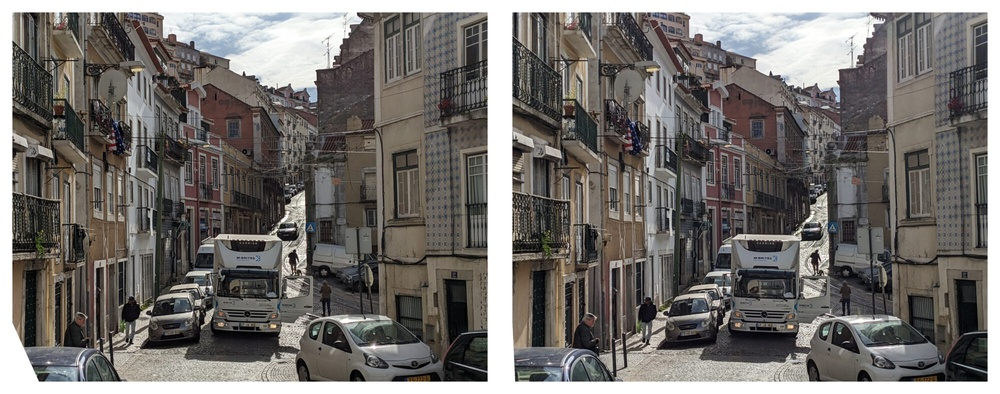
//> input picture image.jpg, 1000 x 394 px, shrunk from 2000 x 789 before the run
$ ./gaussian 3 2   (built with g++ and OpenCV 4)
//> lines starting //> are read from the running program, lines starting //| are printed output that depends on the picture
#include <iostream>
#include <opencv2/opencv.hpp>
#include <omp.h>
#include <chrono>


using namespace std;

float Gaussian(int x, int y, float sigma) {
    return exp(-(x * x + y * y) / (2 * sigma * sigma)) / (2 * CV_PI * sigma * sigma);
}

void GaussianBlur(const cv::Mat& leftImage, const cv::Mat& rightImage, const int kernel_size, const float sigma, cv::Mat& BlurImage) {
    CV_Assert(leftImage.size() == rightImage.size());
    CV_Assert(leftImage.type() == CV_8UC3 && rightImage.type() == CV_8UC3);

    int rows = leftImage.rows;
    int cols = leftImage.cols;

    BlurImage.create(rows, 2*cols, CV_8UC3);

    #pragma omp parallel for
    for (int i = 0; i < rows; i++) {
        for (int j = 0; j < cols; j++) {

            cv::Vec3f Lsum = {0, 0, 0};
            cv::Vec3f Rsum = {0, 0, 0};
            float counter = 0.;
      		for (int h=-kernel_size/2;h<=kernel_size/2;h++){
      			for (int w=-kernel_size/2;w<=kernel_size/2;w++){
                    if (i+h > 0 && i+h < rows && j+w > 0 && j+w < cols && h*h+w*w <= kernel_size*kernel_size){
                        // Lsum += leftImage.at<cv::Vec3b>(i+h, j+w) * Gaussian(h, w, sigma);
                        // Rsum += rightImage.at<cv::Vec3b>(i+h, j+w) * Gaussian(h, w, sigma);
                        Lsum[2] += leftImage.at<cv::Vec3b>(i+h, j+w)[2] * Gaussian(h, w, sigma);
                        Lsum[1] += leftImage.at<cv::Vec3b>(i+h, j+w)[1] * Gaussian(h, w, sigma);
                        Lsum[0] += leftImage.at<cv::Vec3b>(i+h, j+w)[0] * Gaussian(h, w, sigma);
                        Rsum[2] += rightImage.at<cv::Vec3b>(i+h, j+w)[2] * Gaussian(h, w, sigma);
                        Rsum[1] += rightImage.at<cv::Vec3b>(i+h, j+w)[1] * Gaussian(h, w, sigma);
                        Rsum[0] += rightImage.at<cv::Vec3b>(i+h, j+w)[0] * Gaussian(h, w, sigma);
                        counter += Gaussian(h, w, sigma);
                    }
                }
            }

            cv::Vec3b BlurLPixel;
      		BlurLPixel = Lsum / counter;
            BlurImage.at<cv::Vec3b>(i, j) = BlurLPixel;

            cv::Vec3b BlurRPixel;
            BlurRPixel = Rsum / counter;
            BlurImage.at<cv::Vec3b>(i, j + cols) = BlurRPixel;
        }
    }
}

int main(int argc, char** argv) {
    if (argc < 3) {
        std::cout << "Usage: " << argv[0] << " <method>" << std::endl;
        return -1;
    }

    // auto begin = chrono::high_resolution_clock::now();

    int kernel_size = std::stoi(argv[1]);
    float sigma = std::stof(argv[2]);

    cv::Mat image = cv::imread("image.jpg");
//> image is the input picture: 394 rows x 1000 cols, CV_8UC3; mean B, G, R 109.2, 112.3, 115.8
    cv::Mat leftImage = image(cv::Rect(0, 0, image.cols / 2, image.rows));
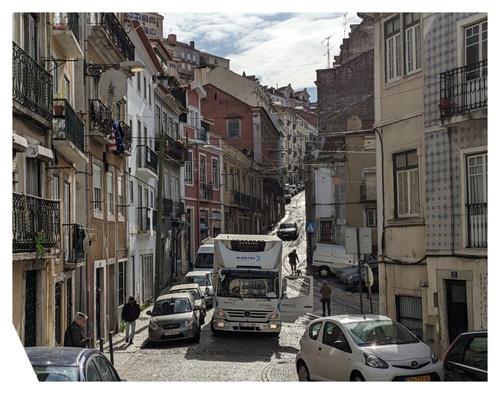
//> leftImage: 394 rows x 500 cols, CV_8UC3; mean B, G, R 106.3, 110.5, 114.2
    cv::Mat rightImage = image(cv::Rect(image.cols / 2, 0, image.cols / 2, image.rows));
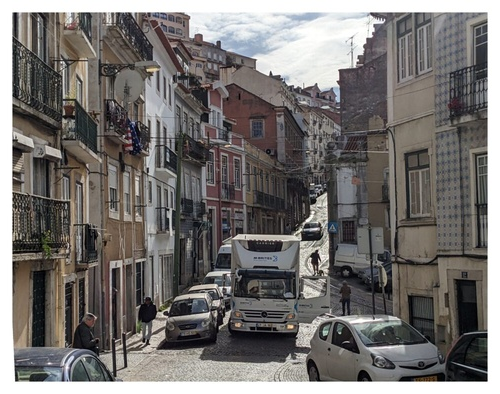
//> rightImage: 394 rows x 500 cols, CV_8UC3; mean B, G, R 112.2, 114.1, 117.4

    if (leftImage.empty() || rightImage.empty()) {
        std::cout << "Failed to load input images!" << std::endl;
        return -1;
    }

    cv::Mat BlurImage;

    omp_set_num_threads(32);
    auto begin = chrono::high_resolution_clock::now();

    GaussianBlur(leftImage, rightImage, kernel_size, sigma, BlurImage);

    auto end = std::chrono::high_resolution_clock::now();
    std::chrono::duration<double> diff = end-begin;
    cout << "Time with " << 32 << " threads: " << diff.count() << " s" << endl;

    cv::imshow("Blurred Image", BlurImage);

    cv::waitKey(0);

    return 0;
}
